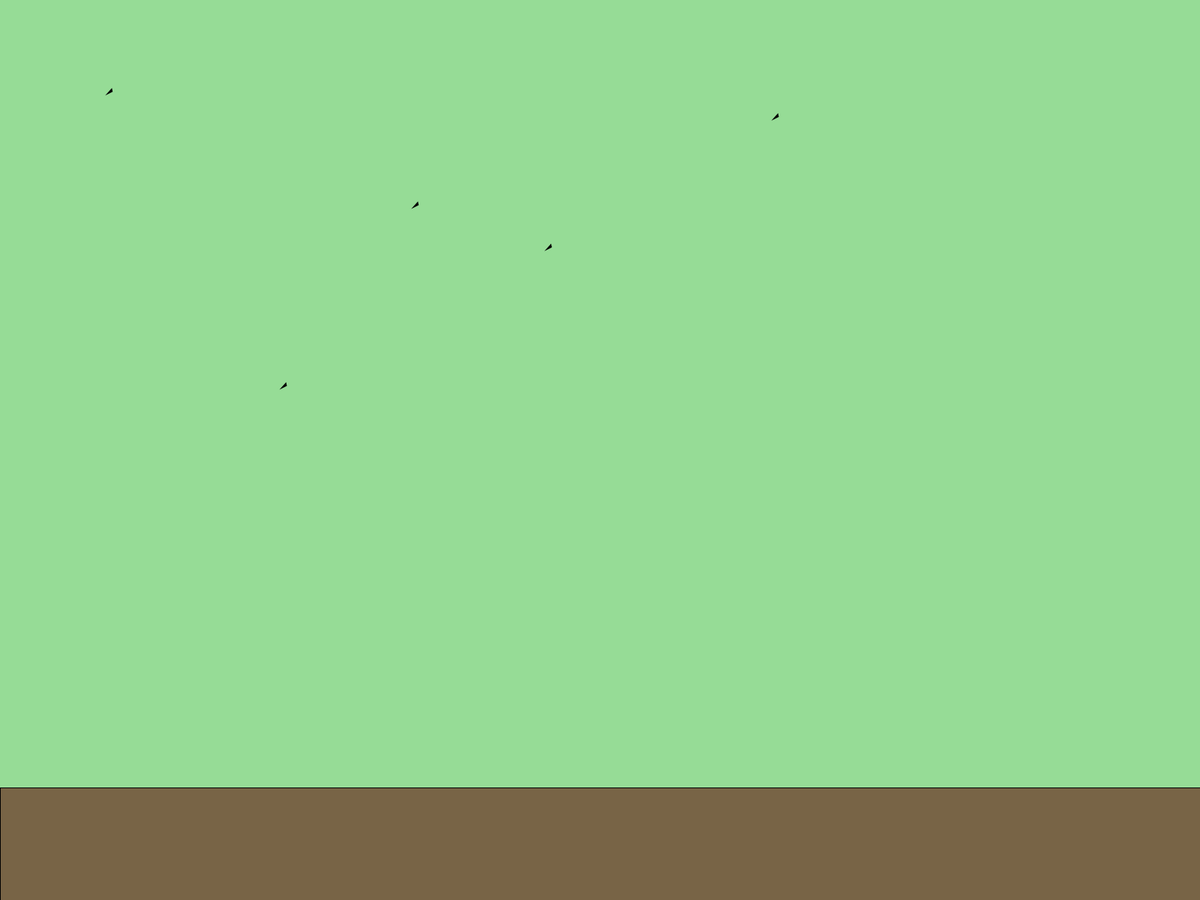
Frame 1 (no input)
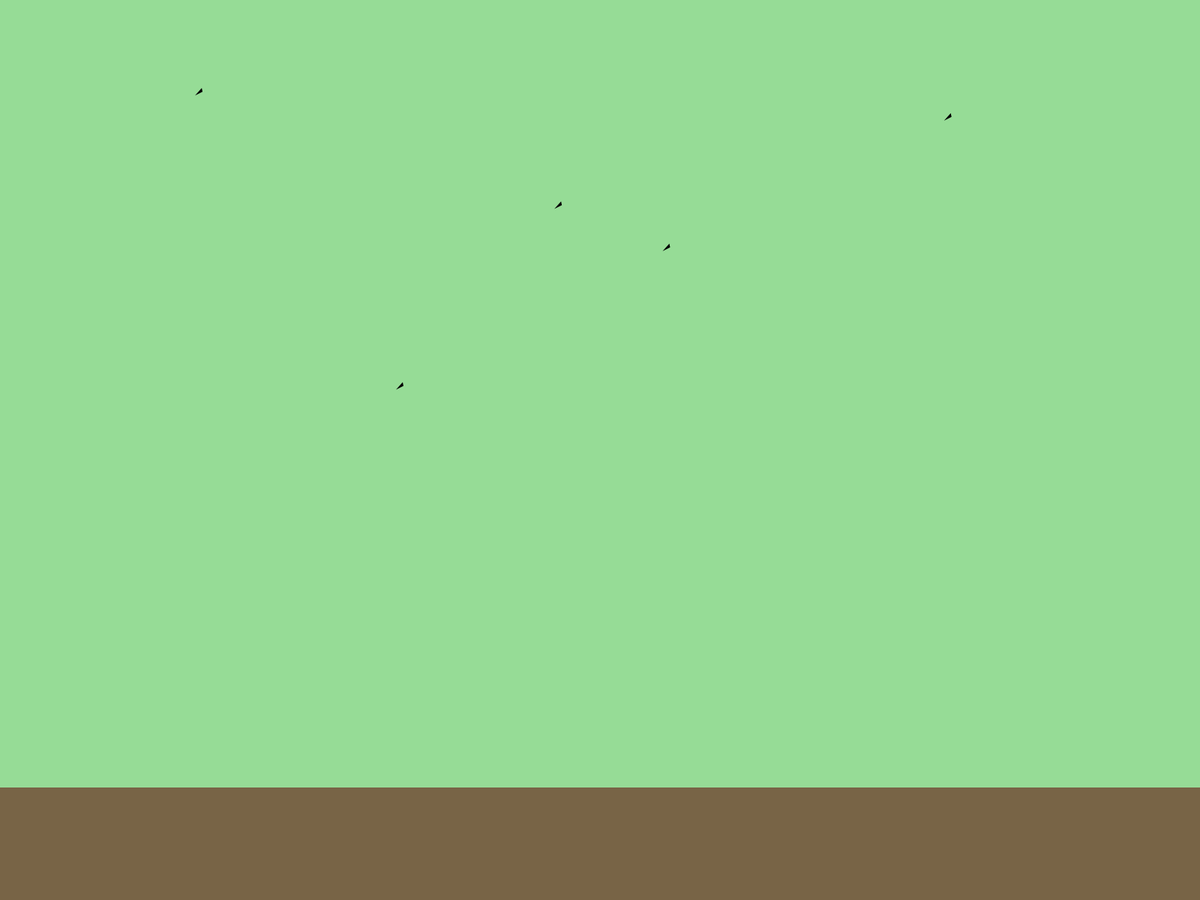
Frame 60 (the mouse pressed at the canvas centre just before this capture)
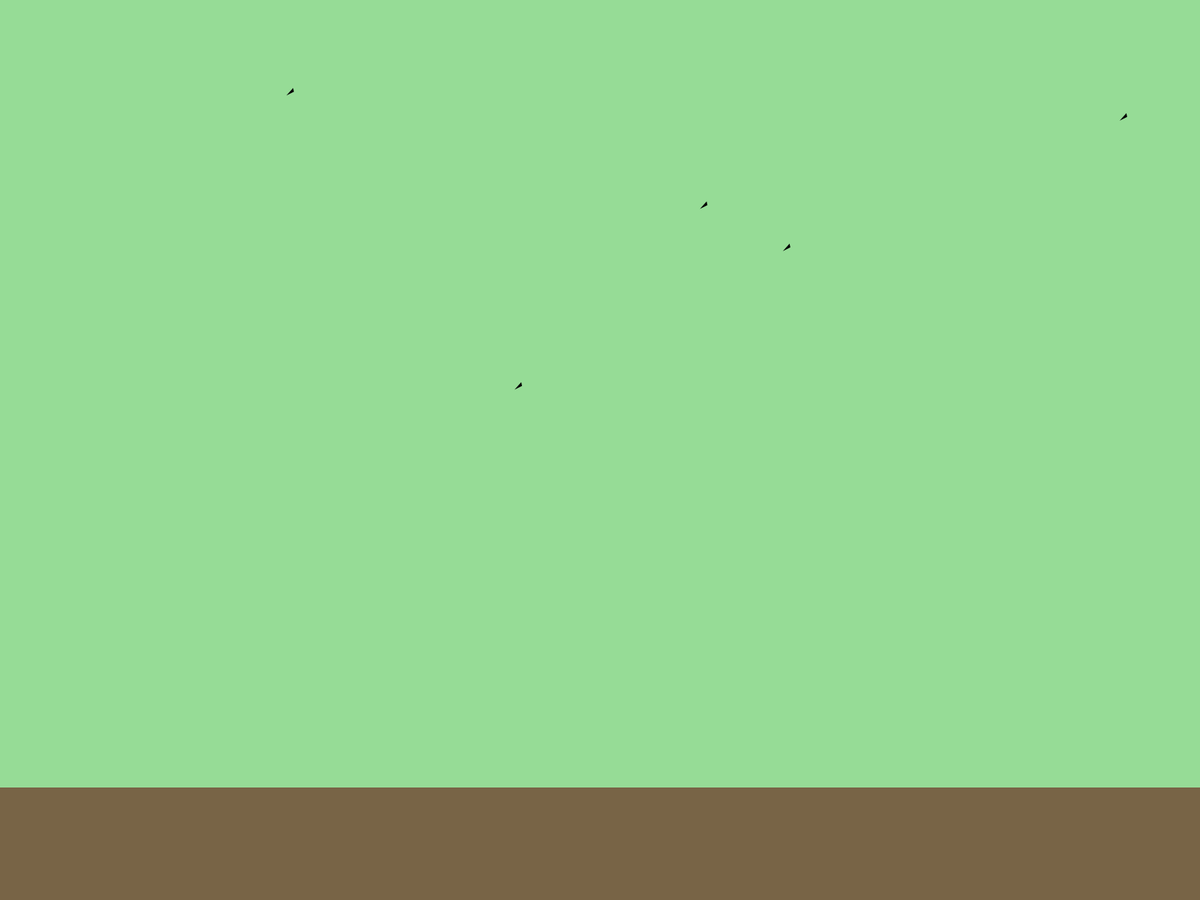
Frame 120 (the mouse held since frame 60 and released just before this capture)

The Processing sketch that drew these frames (run headless with seeded random() and noise(); from frame 60 on, the mouse is pressed at the canvas centre):

// Processing sketch: Mod_Art_1
// ── Mod_Art_1.pde
ArrayList<Leaf> leaves = new ArrayList<Leaf>();
ArrayList<Tree> trees = new ArrayList<Tree>();
ArrayList<Bird> birds = new ArrayList<Bird>();
float windSpeed; 
boolean isAutumn = false; // Toggle for seasonal colors

void setup() {
fullScreen();
windSpeed = 0;
for (int i = 0; i < 5; i++) {
    birds.add(new Bird(random(width), random(height / 2))); // Birds start in the upper half
  }
}

void draw() {
  // Background color changes with seasons
  background(isAutumn ? color(255, 200, 100) : color(150, 220, 150));
  // Simulate wind effect
  windSpeed = sin(frameCount * 0.01) * 3; // Oscillating wind effect
  // Draw ground
  fill(120, 100, 70);
  rect(0, height - 150, width, 150);
  
  // Draw all trees
  for (Tree tree : trees) {
    tree.display();
  }
  
  // Update and draw leaves
  for (int i = leaves.size() - 1; i >= 0; i--) {
    Leaf leaf = leaves.get(i);
    leaf.update();
    leaf.display();
    if (leaf.offScreen()) {
      leaves.remove(i);
    }
  }
  // Draw and update birds
  for (Bird b : birds) {
    b.update();
    b.display();
  }


  // Instructions
  //fill(0);
  //textAlign(CENTER);
  //textSize(35);
  //text("Move mouse to grow trees, click to make leaves fall. Press 'S' for seasons.", width / 2, 40);
}

// Add trees when mouse moves
void mouseMoved() {
  if (frameCount % 7 == 0) {
    trees.add(new Tree(mouseX, height - 100, random(30, 350)));
  }
}

// Add leaves to fall on click
void mousePressed() {
  for (Tree tree : trees) {
    tree.releaseLeaves();
  }
}

// Toggle seasons with 'S'
void keyPressed() {
  if (key == 'S' || key == 's') {
    isAutumn = !isAutumn;
  }
}
// Bird class
class Bird {
  float x, y, speedX;

  Bird(float x, float y) {
    this.x = x;
    this.y = y;
    this.speedX = random(2, 4); // Flying speed
  }
void update() {
    x += speedX; // Move right
    if (x > width) {
      x = -20; // Wrap around to the left side
      y = random(height / 2); // Randomize height
    }
  }

  void display() {
    fill(0); // Black bird
    noStroke();
    triangle(x, y, x - 10, y + 5, x - 1, y - 5); // Simple triangle as a bird
  }
}
// Tree class
class Tree {
  float x, y, size;
  float swayOffset; 
  Tree(float x, float y, float size) {
    this.x = x;
    this.y = y;
    this.size = size;
    this.swayOffset = random(TWO_PI); 
  }
void update() {
    x += sin(frameCount * 0.01 + swayOffset) * 0.5; // Horizontal swaying effect
  }
  void display() {
    // Draw trunk
    fill(120, 100, 70);
    rect(x - size / 10, y, size / 5, -size);
    float sway = sin(frameCount * 0.05 + swayOffset) * 10; // Swaying motion
    // Draw leaves
    fill(isAutumn ? color(255, 150, 50) : color(50, 200, 50));
    ellipse(x + sway, y - size, size, size);
  }

  void releaseLeaves() {
    for (int i = 0; i < 5; i++) {
      leaves.add(new Leaf(x + random(-size / 2, size / 2), y - size));
    }
  }
}

// Leaf class
class Leaf {
  float x, y, size, speedY, speedX;
  color c;

  Leaf(float x, float y) {
    this.x = x + random(-30, 30);
    this.y = y - 100;
    this.speedY = random(1, 3); // Falling speed
    this.speedX = random(-2, 2); // Initial wind effect
    this.size = random(5, 10);
    this.c = isAutumn ? color(255, 150, 50) : color(50, 200, 50);
  }

  void update() {
    y += speedY; // Falling down
    x += speedX + windSpeed * 0.2;; // Horizontal movement (wind)

    // Simulate a dynamic wind effect
    if (frameCount % 60 == 0) { // Change wind direction every second
      speedX += random(-0.5, 0.5);
      speedX = constrain(speedX, -3, 3); // Limit the wind speed
    }
  }

  void display() {
    fill(c);
    noStroke();
    ellipse(x, y, size, size);
  }

  boolean offScreen() {
    return y > height;
  }
}
